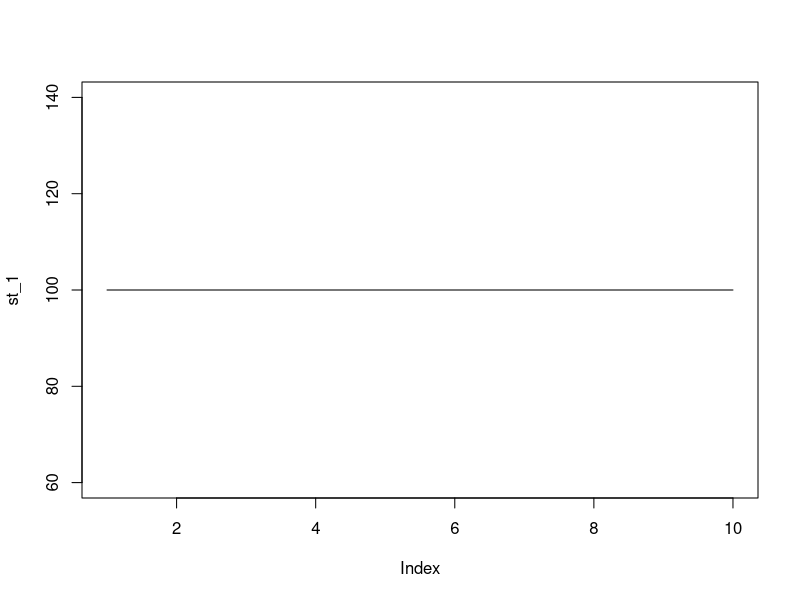
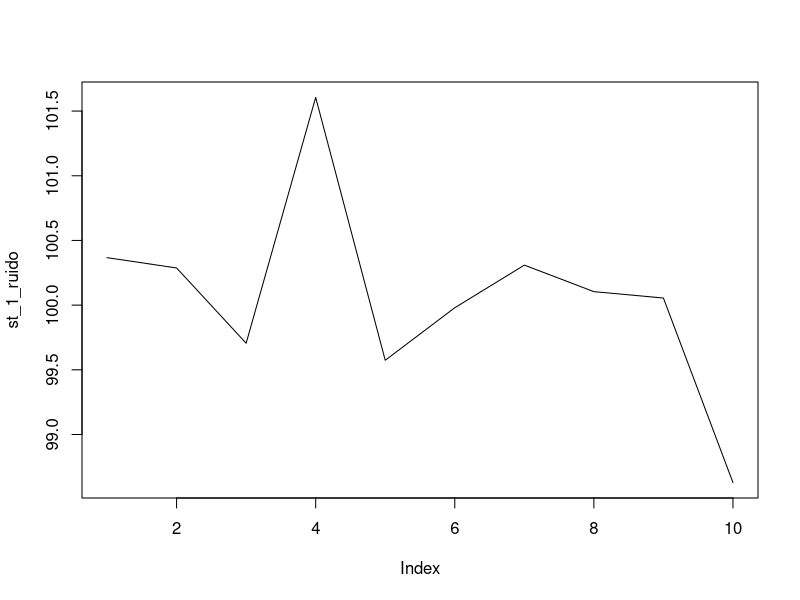
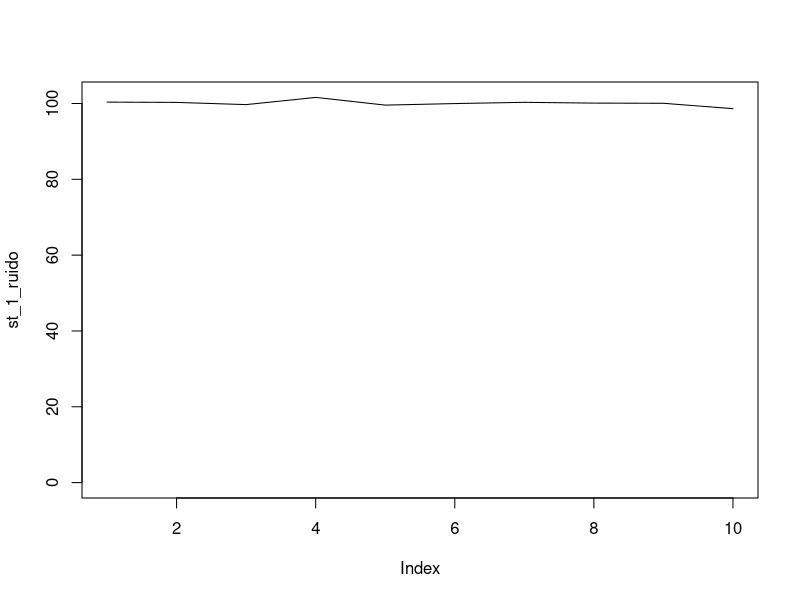
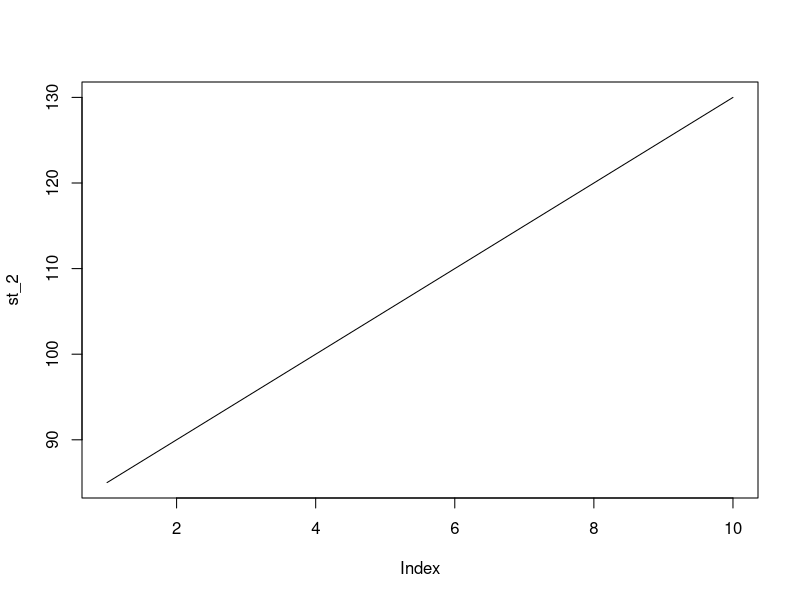
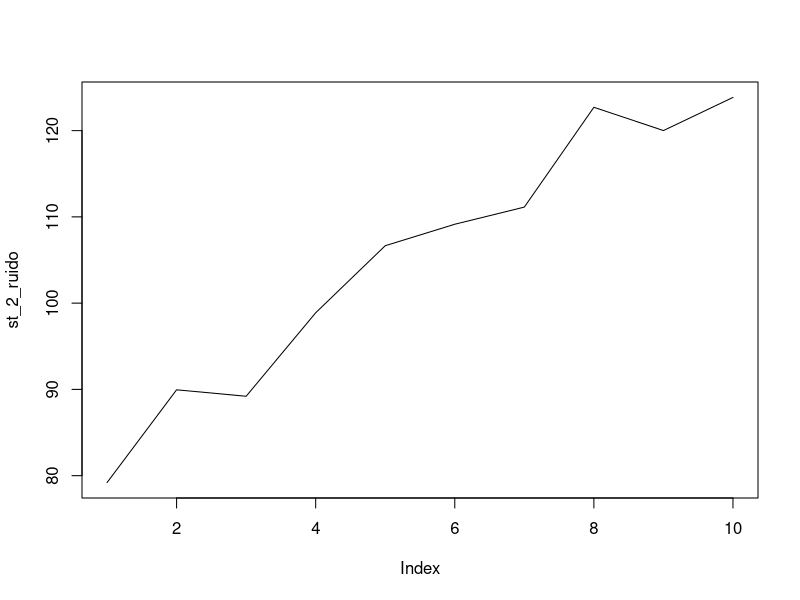
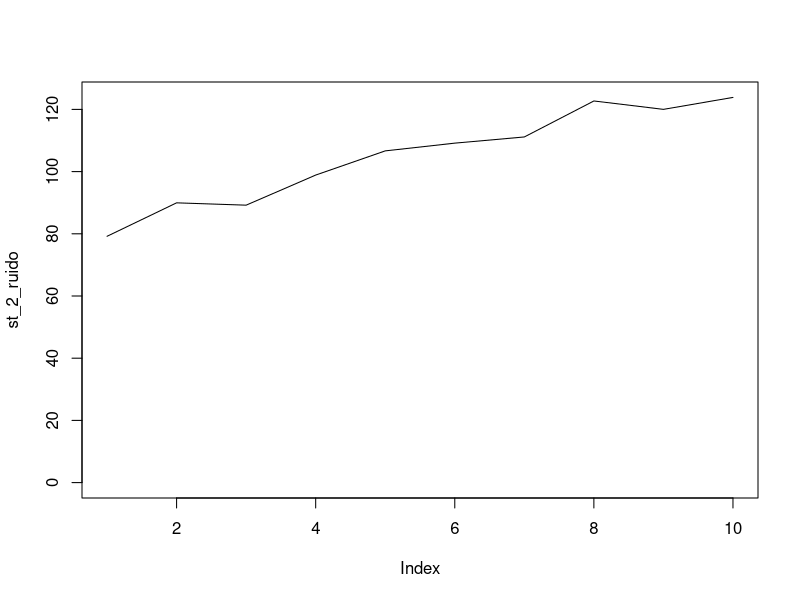
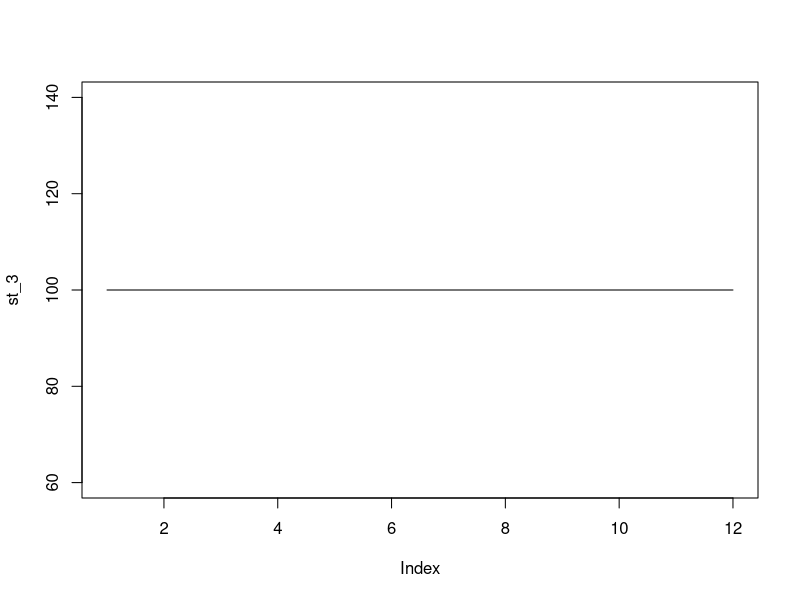
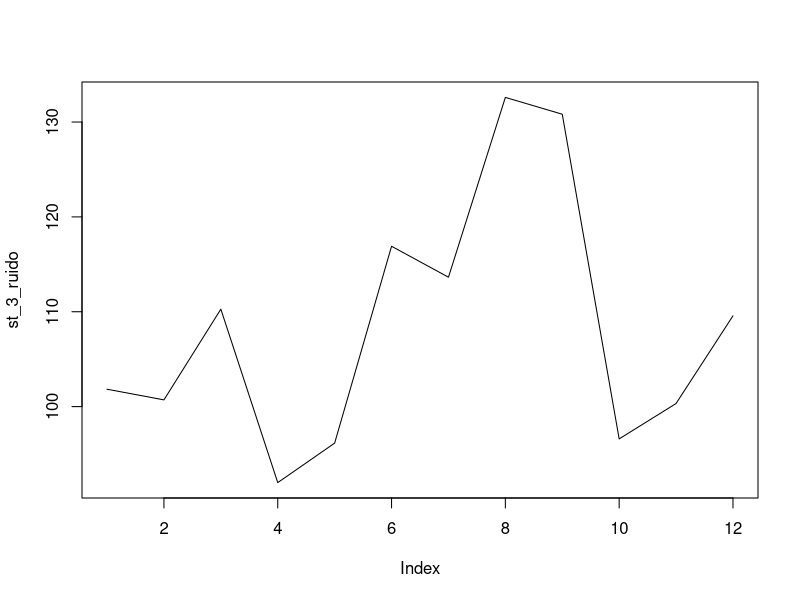

Reproduce these figures in R, in order. (Note: this script raises an error after producing the figures.)
## ---- chunk 1
knitr::opts_chunk$set(echo = TRUE)
## ---- chunk 2
st_1 <- rep(100, times=10)
#Para agregar ruido a la @serie@ 
ruido_1<- rnorm(10,0,1)
#Para constuir la @nueva serie@ tomand en cuenta el "ruido"
st_1_ruido <- st_1 + ruido_1

#Graficando "sin  ruido"
plot(st_1, type="l")

#Graficando "con ruido"
plot(st_1_ruido, type="l")

#Graficando "con ruido" pero limitando el valor del eje y
plot(st_1_ruido, type="l", ylim=c(0,max(st_1_ruido)))


## ---- chunk 3

st_2 <- 80 + 5*c(1:10)
#Para agregar ruido a la @serie@ 
ruido_2<- rnorm(10,0,5)
#Para constuir la @nueva serie@ tomand en cuenta el "ruido"
st_2_ruido <- st_2 + ruido_2

#Graficando "sin  ruido"
plot(st_2, type="l")

#Graficando "con ruido"
plot(st_2_ruido, type="l")

#Graficando "con ruido" pero limitando el valor del eje y
plot(st_2_ruido, type="l", ylim=c(0,max(st_2_ruido)))


## ---- chunk 4
st_3 <-rep(100,times=12)
#Para agregar ruido a la @serie@ 
ruido_3<- rnorm(12,0,10)

#VAMOS A AGREGAR FACTORES ESTACIONALES
FE<- c(3,6,9)

#Para constuir la @nueva serie@ tomand en cuenta el "ruido"
st_3_ruido <- st_3 + +FE+ ruido_3

#Graficando "sin  ruido"
plot(st_3, type="l")

#Graficando "con ruido"
plot(st_3_ruido, type="l")

#Graficando "con ruido" pero limitando el valor del eje y
plot(st_3_ruido, type="l", ylim=c(0,max(st_3_ruido)))

## ---- chunk 5
st_1 <- rep(100, times=10)
#Para agregar ruido a la @serie@ 
ruido_1<- rnorm(10,0,10)
#Para constuir la @nueva serie@ tomand en cuenta el "ruido"
st_1_ruido <- st_1 + ruido_1

#Graficando "con ruido" pero limitando el valor del eje y
plot(st_1_ruido, type="l", ylim=c(0,max(st_1_ruido)))

#USAREMOS LA MEDIA COMOF ILTRO 
filtro_1 <- rep(mean(st_1_ruido), times=10)
plot(st_1_ruido, type="l", ylim=c(0,max(st_1_ruido)))
lines(filtro_1)


med_est<- mean(st_1_ruido)

#Para estimar el ruido 
ruido_est <- st_1_ruido - filtro_1


#Vamos a ver los valores que ruido real vs ruido calculado para evaluar que tal fue el "filtro" que elegimos que fue el mean 
data.frame(ruido_est, ruido_1)

### Filtración mediante la ecuación de la recta para filtración de serie con tendencias 

## ---- chunk 6
st_1 <- rep(100, times=12)
#Para agregar ruido a la @serie@ 
ruido_1<- rnorm(12,0,1)

#Para agregar estacionalidad (Definiendo los factores estacionales)
FE<- c(3,9,12)

#Para constuir la @nueva serie@ tomand en cuenta el "ruido"
st_seasonalidad_tendencia <- st_1 + ruido_1 + FE

#Graficando "con ruido" pero limitando el valor del eje y
plot(st_seasonalidad, type="l", ylim=c(0,max(st_seasonalidad)))
abline(v=c(1,4,7,10,12))

#Se calculan los valores estacionales con base en los puntos donde se repite dependiendo estaconaldiad
F_estacional1 <- st_seasonalidad[c(1,4,7,10)]
F_estacional1

F_estacional2 <- st_seasonalidad[c(2,5,8,1)]
F_estacional2

F_estacional3 <- st_seasonalidad[c(3,6,9,12)]
F_estacional3


#Ahora si calculando los factores estacionales como tal

Fac_estacional1 <- mean(F_estacional1)/mean(st_seasonalidad)
Fac_estacional1

Fac_estacional2 <- mean(F_estacional2)/mean(st_seasonalidad)
Fac_estacional2


Fac_estacional3 <- mean(F_estacional3)/mean(st_seasonalidad)
Fac_estacional3


#La suma de factores estacionalida debe ser igual número de estaciones definidas 
suma_Fac_escionales <- Fac_estacional1+Fac_estacional2+ Fac_estacional3
suma_Fac_escionales

## Diferencia de factores estacionales

Diff_FE1_2 <- abs(Fac_estacional1-Fac_estacional2)
Diff_FE1_2

Diff_FE2_3 <- abs(Fac_estacional3-Fac_estacional2)
Diff_FE2_3



#GENERANDO LA SERIE SIN estacionalidad 
# Va a buscar y sobreescribir los valores

st_seasonalidad[c(1,4,7,10)]<-st_seasonalidad[c(1,4,7,10)] / (Fac_estacional1)
st_seasonalidad[c(1,4,7,10)]

st_seasonalidad[c(2,5,8,11)]<-st_seasonalidad[c(2,5,8,11)] / (Fac_estacional2)
st_seasonalidad[c(2,5,8,11)]

st_seasonalidad[c(3,6,9,12)]<-st_seasonalidad[c(3,6,9,12)] / (Fac_estacional2)
st_seasonalidad[c(3,6,9,12)]

# Ploteando 
plot(st_seasonalidad, type="l")


#Extrayendo el ruido 
ruido_4 <- st_seasonalidad-mean(st_seasonalidad)
ruido_4
data.frame(ruido_4, ruido_1)

## ---- chunk 7

st_5 <- 80 + 5*c(1:12)
#Para agregar ruido a la @serie@ 
ruido_5<- rnorm(10,0,5)

#Agregando estacionalidad
FE<- c(3,9,12)


#Para constuir la @nueva serie@ tomand en cuenta el "ruido"
st_estacionalidad_tendencia <- st_5 + ruido_5 + FE
st_estacionalidad_tendencia 


##APLICANDO MODELO LINEAL
ml_2 <- lm(st_estacionalidad_tendencia~c(1:12))
ml_2


#Graficando CON TENDENCIA Y ESTACIONALIDAD
plot(st_estacionalidad_tendencia, type="l")
abline(ml_2, col="green")

# Generando el modelo lineal 
#Intercepto es coefficients[1] 

recta_tendencia <-ml_2$coefficients[1] + ml_2$coefficients[2]*c(1:12)

recta_tendencia


recta_sin_tendencia <- st_estacionalidad_tendencia / recta_tendencia

#Graficando SIN TENDENCIA Y CON ESTACIONALIDAD
plot(recta_sin_tendencia, type="l", main="recta sin tendnecia y con estacionalidad")

## ---- chunk 8

st_5 <- 80 + 5*c(1:12)
#Para agregar ruido a la @serie@ 
ruido_5<- rnorm(10,0,5)

#Agregando estacionalidad
FE<- c(3,9,12)


#Para constuir la @nueva serie@ tomand en cuenta el "ruido"
st_estacionalidad_tendencia <- st_5 + ruido_5 + FE
st_estacionalidad_tendencia 


##APLICANDO MODELO LINEAL
ml_2 <- lm(st_estacionalidad_tendencia~c(1:12))
ml_2


#Graficando CON TENDENCIA Y ESTACIONALIDAD
plot(st_estacionalidad_tendencia, type="l")
abline(ml_2, col="green")

# Generando el modelo lineal 
#Intercepto es coefficients[1] 

recta_tendencia <-ml_2$coefficients[1] + ml_2$coefficients[2]*c(1:12)

recta_tendencia


recta_sin_tendencia <- st_estacionalidad_tendencia / recta_tendencia

#Graficando SIN TENDENCIA Y CON ESTACIONALIDAD
plot(recta_sin_tendencia, type="l", main="recta sin tendnecia y con estacionalidad")


#Se calculan los valores estacionales con base en los puntos donde se repite dependiendo estaconaldiad
F_estacional1 <- recta_sin_tendencia[c(1,4,7,10)]
F_estacional1

F_estacional2 <- recta_sin_tendencia[c(2,5,8,1)]
F_estacional2

F_estacional3 <- recta_sin_tendencia[c(3,6,9,12)]
F_estacional3


#Ahora si calculando los factores estacionales como tal

Fac_estacional1 <- mean(F_estacional1)/mean(recta_sin_tendencia)
Fac_estacional1

Fac_estacional2 <- mean(F_estacional2)/mean(recta_sin_tendencia)
Fac_estacional2


Fac_estacional3 <- mean(F_estacional3)/mean(recta_sin_tendencia)
Fac_estacional3


#La suma de factores estacionalida debe ser igual número de estaciones definidas 
suma_Fac_escionales <- Fac_estacional1+Fac_estacional2+ Fac_estacional3
suma_Fac_escionales

## Diferencia de factores estacionales

Diff_FE1_2 <- abs(Fac_estacional1-Fac_estacional2)
Diff_FE1_2

Diff_FE2_3 <- abs(Fac_estacional3-Fac_estacional2)
Diff_FE2_3



#GENERANDO LA SERIE SIN estacionalidad 
# Va a buscar y sobreescribir los valores

recta_sin_tendencia[c(1,4,7,10)]<-recta_sin_tendencia[c(1,4,7,10)] / (Fac_estacional1)
recta_sin_tendencia[c(1,4,7,10)]

recta_sin_tendencia[c(2,5,8,11)]<-recta_sin_tendencia[c(2,5,8,11)] / (Fac_estacional2)
recta_sin_tendencia[c(2,5,8,11)]

recta_sin_tendencia[c(3,6,9,12)]<-recta_sin_tendencia[c(3,6,9,12)] / (Fac_estacional2)
recta_sin_tendencia[c(3,6,9,12)]


# Ploteando 
plot(recta_sin_tendencia, type="l")

#Extrayendo el ruido 
ruido_5 <- st_seasonalidad-mean(st_seasonalidad)
ruido_4
data.frame(ruido_4, ruido_1)

